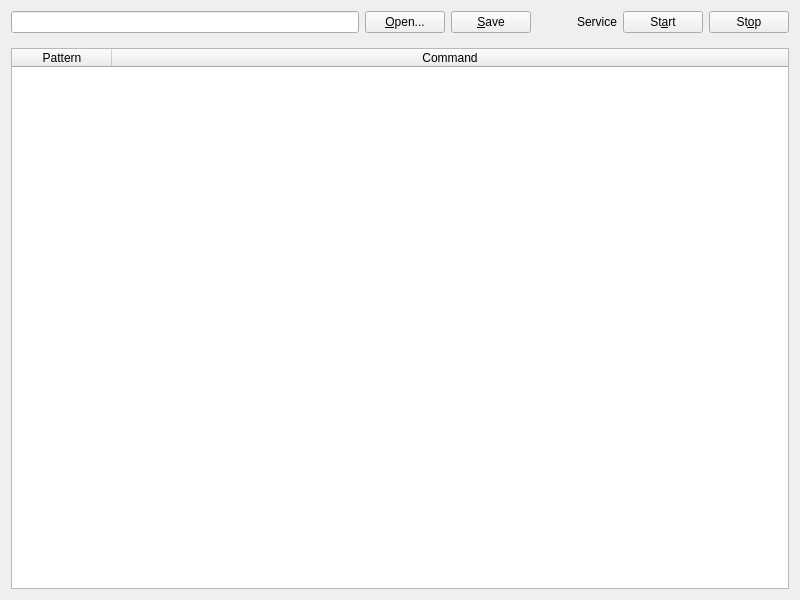
<?xml version="1.0" encoding="UTF-8"?>
<ui version="4.0">
 <class>gui::window</class>
 <widget class="QWidget" name="gui::window">
  <property name="geometry">
   <rect>
    <x>0</x>
    <y>0</y>
    <width>800</width>
    <height>600</height>
   </rect>
  </property>
  <property name="windowTitle">
   <string>OSCgard Editor</string>
  </property>
  <layout class="QVBoxLayout" name="layout_2">
   <item>
    <widget class="QWidget" name="control_widget" native="true">
     <layout class="QGridLayout" name="layout">
      <property name="leftMargin">
       <number>0</number>
      </property>
      <property name="topMargin">
       <number>0</number>
      </property>
      <property name="rightMargin">
       <number>0</number>
      </property>
      <item row="1" column="2">
       <widget class="QPushButton" name="config_open">
        <property name="text">
         <string>&amp;Open...</string>
        </property>
       </widget>
      </item>
      <item row="1" column="7">
       <widget class="QPushButton" name="service_stop">
        <property name="text">
         <string>St&amp;op</string>
        </property>
       </widget>
      </item>
      <item row="1" column="5">
       <widget class="QLabel" name="service_label">
        <property name="text">
         <string>Service</string>
        </property>
       </widget>
      </item>
      <item row="1" column="1">
       <widget class="QLineEdit" name="config_edit">
        <property name="sizePolicy">
         <sizepolicy hsizetype="Expanding" vsizetype="Fixed">
          <horstretch>1</horstretch>
          <verstretch>0</verstretch>
         </sizepolicy>
        </property>
        <property name="readOnly">
         <bool>true</bool>
        </property>
       </widget>
      </item>
      <item row="1" column="6">
       <widget class="QPushButton" name="service_start">
        <property name="text">
         <string>St&amp;art</string>
        </property>
       </widget>
      </item>
      <item row="1" column="3">
       <widget class="QPushButton" name="config_save">
        <property name="text">
         <string>&amp;Save</string>
        </property>
       </widget>
      </item>
      <item row="1" column="4">
       <spacer name="spacer">
        <property name="orientation">
         <enum>Qt::Horizontal</enum>
        </property>
        <property name="sizeHint" stdset="0">
         <size>
          <width>40</width>
          <height>20</height>
         </size>
        </property>
       </spacer>
      </item>
     </layout>
    </widget>
   </item>
   <item>
    <widget class="QTableWidget" name="actions_table">
     <property name="alternatingRowColors">
      <bool>true</bool>
     </property>
     <property name="sortingEnabled">
      <bool>true</bool>
     </property>
     <attribute name="horizontalHeaderStretchLastSection">
      <bool>true</bool>
     </attribute>
     <column>
      <property name="text">
       <string>Pattern</string>
      </property>
     </column>
     <column>
      <property name="text">
       <string>Command</string>
      </property>
     </column>
    </widget>
   </item>
  </layout>
 </widget>
 <tabstops>
  <tabstop>config_edit</tabstop>
  <tabstop>config_open</tabstop>
  <tabstop>config_save</tabstop>
  <tabstop>service_start</tabstop>
  <tabstop>service_stop</tabstop>
  <tabstop>actions_table</tabstop>
 </tabstops>
 <resources/>
 <connections/>
</ui>
